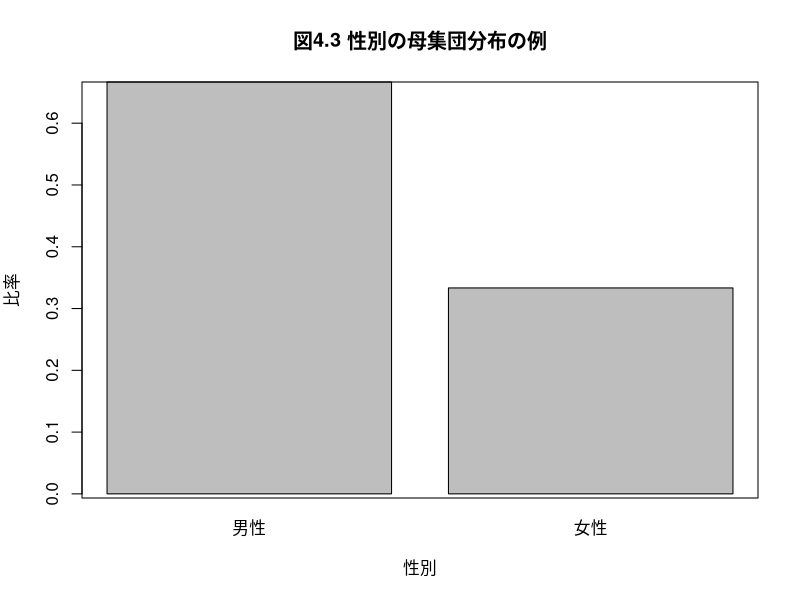

Recreate this plot in R.
(サイコロ6 <- ceiling(runif(n=6,min=0,max=6 )))
table(サイコロ6)
サイコロ60000 <- ceiling(runif(n=60000,min=0,max=6 ))
table(サイコロ60000)
barplot(c(2/3, 1/3), names.arg=c("男性", "女性"),
        xlab="性別", ylab="比率",
        main="図4.3 性別の母集団分布の例")
box(lty=1)
